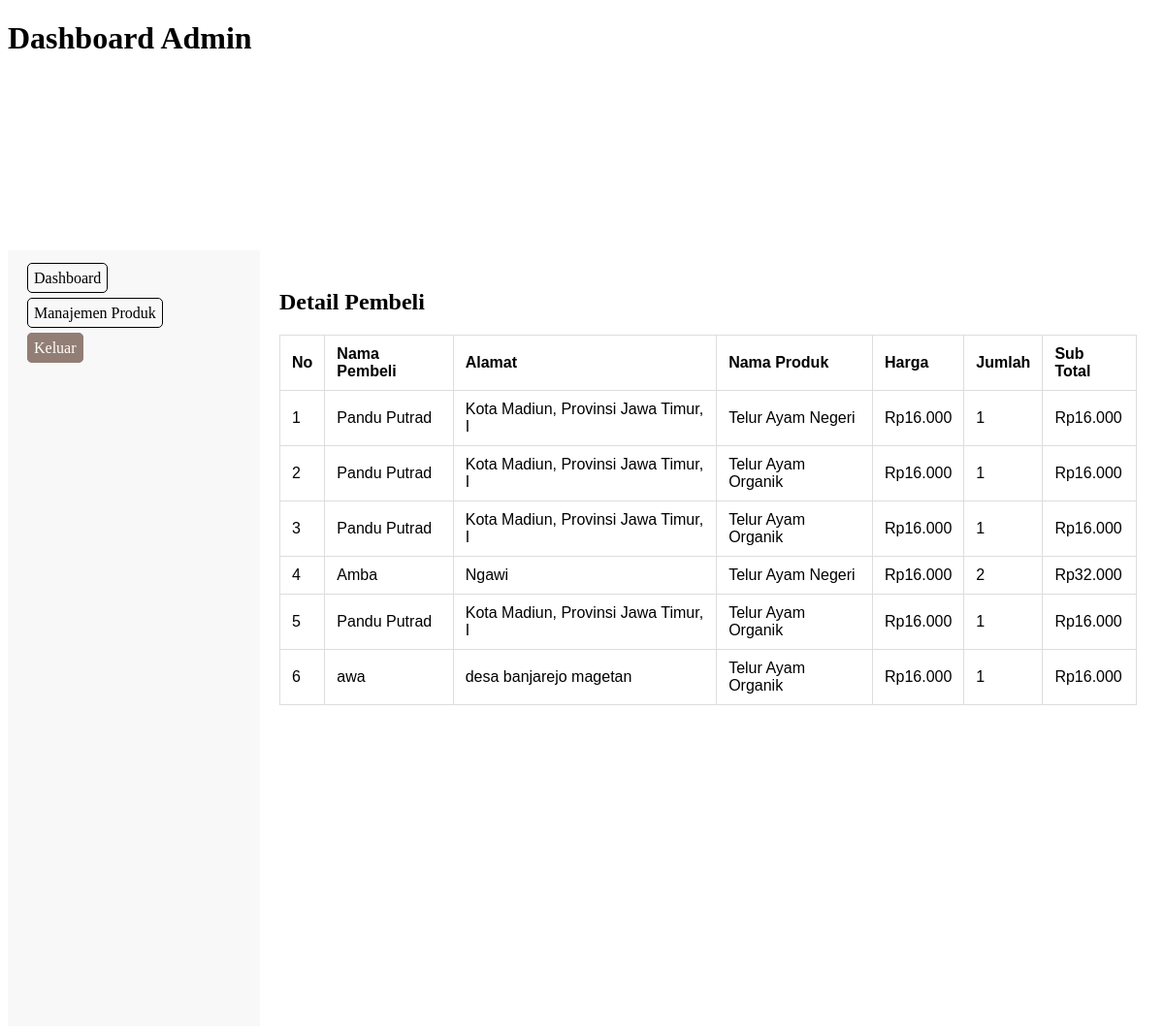
The app's page /dashboard.php (signed in) with its own data.
### tables this page shows
CREATE TABLE `transaksi` (
  `Id_Membeli` int(11) NOT NULL,
  `Id_Pengguna` int(11) NOT NULL,
  `Id_Produk` int(11) NOT NULL,
  `Jumlah` int(11) NOT NULL,
  `Id_Pembayaran` int(11) DEFAULT NULL
);

CREATE TABLE `t_pengguna` (
  `Id_Pengguna` int(11) NOT NULL,
  `Nama_pengguna` varchar(45) DEFAULT NULL,
  `Email_Pengguna` varchar(45) DEFAULT NULL,
  `NoTelp_Pengguna` varchar(20) DEFAULT NULL,
  `Alamat_Pengguna` varchar(35) DEFAULT NULL,
  `JenisKelamin` varchar(20) DEFAULT NULL,
  `Password` varchar(255) DEFAULT NULL,
  `token_ganti` int(255) NOT NULL
);

CREATE TABLE `produk` (
  `Id_Produk` int(11) NOT NULL,
  `Nama_Produk` varchar(20) DEFAULT NULL,
  `Harga_Produk` varchar(20) DEFAULT NULL,
  `gambar` varchar(255) DEFAULT NULL
);

### dashboard.php (the view, shortened to what this page needs)
<?php
$db = (new Database())->connection();
$stmt = $db->prepare("
    SELECT
        p.Id_Pembayaran,
        p.Total_Pembayaran,
        u.Nama_pengguna AS Nama,
        u.Alamat_Pengguna AS Alamat
    FROM pembayaran p
    JOIN t_pengguna u ON p.Id_Pengguna = u.Id_Pengguna
    ORDER BY p.Id_Pembayaran DESC
");
$stmt->execute();
$pembayaranList = $stmt->fetchAll(PDO::FETCH_ASSOC);
?>
<!DOCTYPE html>
<html lang="id">
<head>
    <link rel="stylesheet" href="style.css">
<body>
    <body>
        <h1>Dashboard Admin</h1>
        <div style="display: flex; min-height: 100vh; margin-top:200px">
            <div class="admin-navbar" style="width: 220px; padding: 20px; background: #f8f8f8;">
                <a href="dashboard.php">Dashboard</a><br><br>
                <a href="manajemen_produk.php">Manajemen Produk</a><br><br>
                <a href="logout.php" style="border: 1px solid #927e74; background-color: #927e74; color: #FFFFFF;">Keluar </a>
            </div>
            <div style="flex: 1; padding: 20px;">
                <h2 style="text-align: left;">Detail Pembeli</h2>
                <table>
                    <tr>
                        <th>No</th>
                        <th>Nama Pembeli</th>
                        <th>Alamat</th>
                        <th>Nama Produk</th>
                        <th>Harga</th>
                        <th>Jumlah</th>
                        <th>Sub Total</th>
                    </tr>
                    <?php
                    $no = 1;
                    foreach ($pembayaranList as $pembayaran):
                        $stmtItem = $db->prepare("
        SELECT pr.Nama_Produk, pr.Harga_Produk, t.Jumlah
        FROM transaksi t
        JOIN produk pr ON t.Id_Produk = pr.Id_Produk
        WHERE t.Id_Pembayaran = ?
      ");
                        $stmtItem->execute([$pembayaran['Id_Pembayaran']]);
                        $items = $stmtItem->fetchAll(PDO::FETCH_ASSOC);
                        foreach ($items as $item):
                            $subTotal = $item['Harga_Produk'] * $item['Jumlah'];
                    ?>
                            <tr>
                                <td><?= $no++ ?></td>
                                <td><?= htmlspecialchars($pembayaran['Nama']) ?></td>
                                <td><?= htmlspecialchars($pembayaran['Alamat']) ?></td>
                                <td><?= htmlspecialchars($item['Nama_Produk']) ?></td>
                                <td>Rp<?= number_format($item['Harga_Produk'], 0, ',', '.') ?></td>
                                <td><?= (int)$item['Jumlah'] ?></td>
                                <td>Rp<?= number_format($subTotal, 0, ',', '.') ?></td>
                            </tr>
                    <?php endforeach;
                    endforeach; ?>
                </table>
    </body>
</html>

### dashboard.php (style rules this page uses)
table { width: 100%; border-collapse: collapse; font-family: Arial, sans-serif; background-color: #fff; }
table th, table td { border: 1px solid #ddd; padding: 10px 12px; text-align: left; vertical-align: middle; }
.admin-navbar a { text-decoration: none; border: 1px solid black; padding: 6px; border-radius: 5px; color: black; }

### records on screen
transaksi: Id_Pengguna.Nama_pengguna "Pandu Putrad", Id_Pengguna.Alamat_Pengguna "Kota Madiun, Provinsi Jawa Timur, I", Id_Produk.Nama_Produk "Telur Ayam Negeri", Id_Produk.Harga_Produk "16.000", Jumlah "1", subTotal "16.000"
transaksi: Id_Pengguna.Nama_pengguna "Pandu Putrad", Id_Pengguna.Alamat_Pengguna "Kota Madiun, Provinsi Jawa Timur, I", Id_Produk.Nama_Produk "Telur Ayam Organik", Id_Produk.Harga_Produk "16.000", Jumlah "1", subTotal "16.000"
transaksi: Jumlah "1"
transaksi: Id_Pengguna.Nama_pengguna "Amba", Id_Pengguna.Alamat_Pengguna "Ngawi", Id_Produk.Nama_Produk "Telur Ayam Negeri", Id_Produk.Harga_Produk "16.000", Jumlah "2", subTotal "32.000"
transaksi: Jumlah "1"
t_pengguna: Nama_pengguna "awa", Alamat_Pengguna "desa banjarejo magetan"
transaksi: Jumlah "1"
